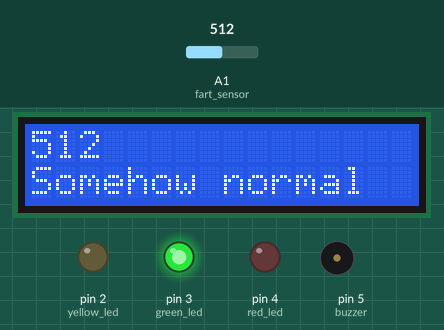
Bench run of a sketch on a simulated Arduino Uno, built with avr-gcc and run on an emulated ATmega328P. On the bench: 16×2 character LCD, output pins drawn as LEDs (lit = HIGH), buzzer (waves = sounding). Inputs (shaded band) come from the test bench; at power-on: A1 (fart_sensor) = 512. What the sketch prints to the serial monitor is not drawn.

Above: at 1.2 s.
1.3 s: A1 (fart_sensor) set to 540
At 2.2 s:
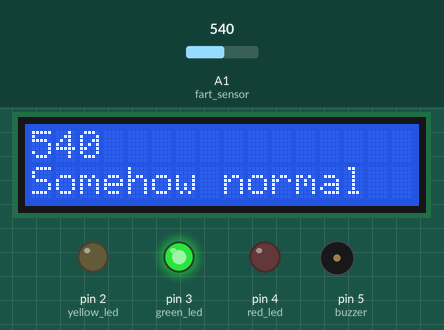
3.1 s: A1 (fart_sensor) set to 561
At 4.4 s:
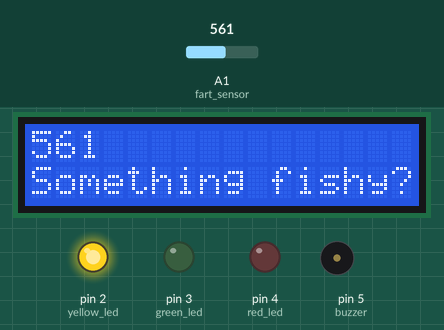
4.7 s: A1 (fart_sensor) set to 636
At 5.5 s:
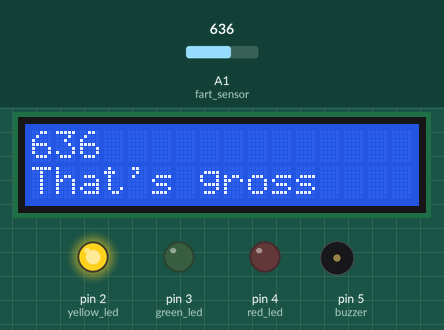
6.2 s: A1 (fart_sensor) set to 665
At 7.5 s:
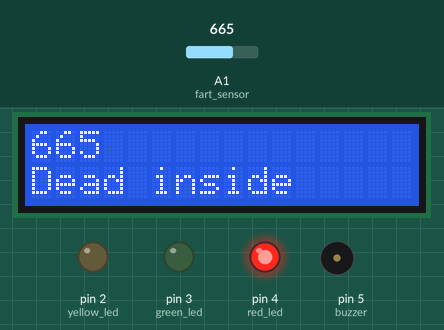
7.8 s: A1 (fart_sensor) set to 688
At 8.3 s:
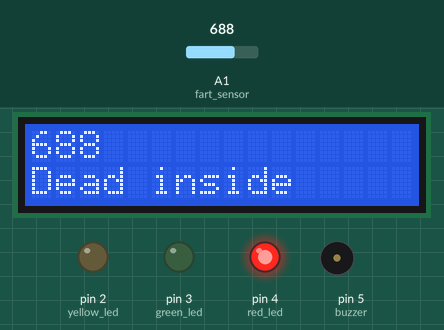
9.3 s: A1 (fart_sensor) set to 711
At 10.2 s:
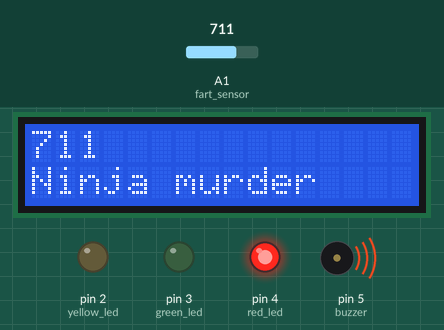
Timing chart, 0 to 11.9 s (numbered marks = the images above; inputs shaded):
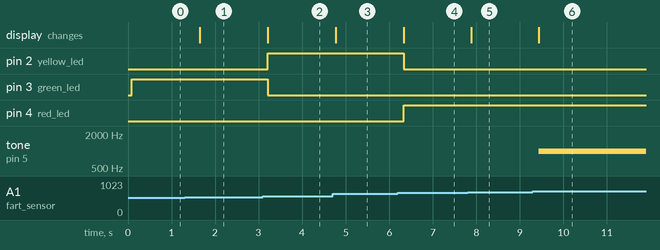

Measured:
- the behaviour switches between 549 and 550 on A1 (fart_sensor) (found by bisection; images 1 and 2)
- the behaviour switches between 649 and 650 on A1 (fart_sensor) (found by bisection; images 3 and 4)
- the behaviour switches between 699 and 700 on A1 (fart_sensor) (found by bisection; images 5 and 6)
- after the input at 1.3 s, the display: changes after 0.35 s (image 1)
- after the input at 3.1 s, pin 2 (yellow_led): LOW → HIGH after 0.11 s; pin 3 (green_led): HIGH → LOW after 0.11 s; the display: changes after 0.11 s (image 2)
- after the input at 4.7 s, the display: changes after 0.08 s (image 3)
- after the input at 6.2 s, pin 2 (yellow_led): HIGH → LOW after 0.13 s; pin 4 (red_led): LOW → HIGH after 0.13 s; the display: changes after 0.13 s (image 4)
- after the input at 7.8 s, the display: changes after 0.09 s (image 5)
- after the input at 9.3 s, tone on pin 5 (buzzer): silent → 1000 Hz after 0.14 s; the display: changes after 0.14 s (image 6)

The sketch:

fartometer.ino
```cpp
// LCD libs
#include <Wire.h>
#include <LiquidCrystal_I2C.h>
LiquidCrystal_I2C lcd(0x3F,16,2);

// Inputs
int fart_sensor = A1;
// Outputs
int yellow_led = 2;
int green_led = 3;
int red_led = 4;
int buzzer = 5;
// Aux
int value = 0;

void setup() {
  // put your setup code here, to run once:
  Serial.begin(9600);
  pinMode(fart_sensor, INPUT);
  pinMode(yellow_led, OUTPUT);
  pinMode(green_led, OUTPUT);
  pinMode(red_led, OUTPUT);
  pinMode(buzzer, OUTPUT);

  lcd.init();
  lcd.backlight();
  lcd.print("0");
}

void level_ok() {
  digitalWrite(green_led, HIGH);
  digitalWrite(yellow_led, LOW);
  digitalWrite(red_led, LOW);
  noTone(buzzer);
}
void level_not_ok() {
  digitalWrite(green_led, LOW);
  digitalWrite(yellow_led, HIGH);
  digitalWrite(red_led, LOW);
  noTone(buzzer);
}
void level_danger() {
  digitalWrite(green_led, LOW);
  digitalWrite(yellow_led, LOW);
  digitalWrite(red_led, HIGH);
  noTone(buzzer);
}
void level_real_danger() {
  digitalWrite(green_led, LOW);
  digitalWrite(yellow_led, LOW);
  digitalWrite(red_led, HIGH);
  tone(buzzer, 1000);
}
void level_mortal() {
  digitalWrite(green_led, LOW);
  digitalWrite(yellow_led, LOW);
  digitalWrite(red_led, HIGH);
  tone(buzzer, 2000);
}

void loop() {
  // put your main code here, to run repeatedly:
  value = analogRead(fart_sensor);
  Serial.println("Value: " + String(value));
  lcd.clear();
  lcd.setCursor(0,0);
  lcd.print(String(value));
  lcd.setCursor(0,1);
  if (value < 500) {
    lcd.print("Fresh air :)");
    level_ok();
  } else if (value < 550) {
    lcd.print("Somehow normal");
    level_ok();
  } else if (value < 600){
    lcd.print("Something fishy?");
    level_not_ok();
  } else if (value < 650) {
    lcd.print("That's gross");
    level_not_ok();
  } else if (value < 700) {
    lcd.print("Dead inside");
    level_danger();
  } else if (value < 750) {
    lcd.print("Ninja murder");
    level_real_danger();
  } else if (value < 800) {
    lcd.print("Auschwitz");
    level_mortal();
  } else {
    lcd.print("Nuclear launch");
    level_mortal();
  }
  delay(500);
}
```
